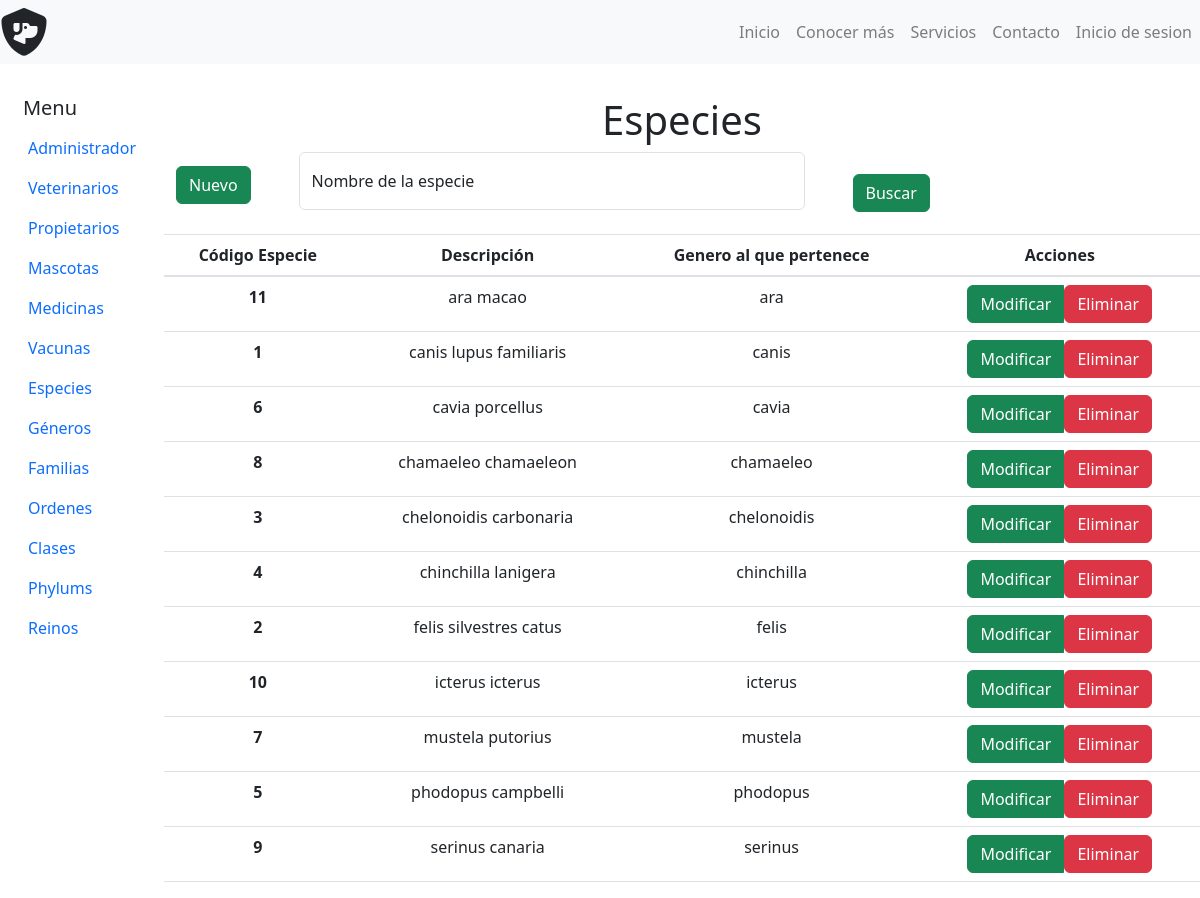
Page /admin_especies.php on the committed database.
### tables this page shows
CREATE TABLE `tbl_especies` (
  `cod_especie` int(10) NOT NULL,
  `descripcion_esp` varchar(50) NOT NULL,
  `cod_genero` int(10) NOT NULL
);

CREATE TABLE `tbl_generos` (
  `cod_genero` int(10) NOT NULL,
  `descripcion_gen` varchar(50) NOT NULL,
  `cod_familia` int(10) NOT NULL
);

### php/datos_taxonomia.php (called while the page is built, shortened)
<?php
	include_once('Connect.php');
	if (isset($taxon_level)) {
		if($taxon_level == 'tbl_especies'){
			$datos_taxonomia_query = 'select a.cod_especie,a.descripcion_esp,b.cod_genero,b.descripcion_gen,c.cod_familia,c.descripcion_fam,d.cod_orden,d.descripcion_ord,e.cod_clase,e.descripcion_cla,f.cod_phylum,f.descripcion_phy,f.cod_reino from tbl_especies as a inner join tbl_generos as b on a.cod_genero = b.cod_genero inner join tbl_familias as c on b.cod_familia = c.cod_familia inner join tbl_ordenes as d on c.cod_orden = d.cod_orden inner join tbl_clases as e on d.cod_clase = e.cod_clase inner join tbl_phylums as f on e.cod_phylum = f.cod_phylum order by a.descripcion_esp';
		}
		$datos_taxonomia = $pdo->prepare($datos_taxonomia_query);
		$datos_taxonomia->execute();
		$resultado_taxonomia = $datos_taxonomia->fetchAll();
	}
 ?>

### admin_especies.php (the view, shortened to what this page needs)
<?php
    $taxon_level = 'tbl_especies';
    include('php/datos_taxonomia.php');
?>
<!DOCTYPE html>
<html lang="en">
    <head>
        <link rel="stylesheet" href="Bootstrap/css/bootstrap.min.css">
    </head>
    <body>
        <?php include('nav-bar.php'); ?>
        <div class="container-fluid mt-5">
            <div class="row text-center mt-5">
                <?php include('nav-bar_admin.php'); ?>
                <section class="col ms-5 mt-5">
                    <h1> Especies</h1>
                   <div class="text-start">
                        <div class="row text-center">
                            <div class="col d-flex align-items-center">
                                <header>
                                    <button type="button" class="btn btn-success mb-3" data-bs-toggle="modal" data-bs-target="#Nueva-Especie"> Nuevo </button>
                                </header>
                                <form class="form-floating ms-5 w-50" id="form_buscar" method="GET" action="">
                                        <input type="text" name="nombre_esp" class="form-control mb-4" id="floatingInput" placeholder="Buscar Administradores">
                                        <label for="floatingInput">Nombre de la especie</label>
                                </form>
                                <button class="btn btn-success ml-5" onclick="document.getElementById('form_buscar').submit();" >Buscar</button>
                            </div>
                               <table class="table">
                                    <thead>
                                    <tr>
                                        <th scope="col">Código Especie</th>
                                        <th scope="col"> Descripción</th>
                                        <th scope="col"> Genero al que pertenece</th>
                                        <th scope="col"> Acciones</th>
                                    </tr>
                                    </thead>
                                    <tbody>
                                    <?php
                                        foreach ($resultado_taxonomia as $data): ?>
                                    <tr>
                                        <th scope="row"><?php echo $data['cod_especie']; ?></th>
                                        <td><?php echo $data['descripcion_esp']; ?></td>
                                        <td><?php echo $data['descripcion_gen']; ?></td>
                                        <td>
                                            <div class="btn-group">
                                                <button class="btn btn-success edit" value="<?php echo $data['cod_especie']; ?>" data-bs-toggle="modal" data-bs-target="#Modificar-Especie<?php echo $data['cod_especie']; ?>"><span>Modificar</span></button>
                                                <a href="php/especie/delete_especie.php?codigo=<?php echo $data['cod_especie']; ?>">
                                                    <button class="btn btn-danger"> Eliminar </button>
                                                </a>
                                            </div>
                                        </td>
                                    </tr>
                                    <?php endforeach ?>
                                    </tbody>
                                </table>
                            </div>
                        </div>
                   </div>
            </div>
    </body>
</html>

### rows in the picture
tbl_especies: cod_especie "11", descripcion_esp "ara macao", cod_genero.descripcion_gen "ara"
tbl_especies: cod_especie "1", descripcion_esp "canis lupus familiaris", cod_genero.descripcion_gen "canis"
tbl_especies: cod_especie "6", descripcion_esp "cavia porcellus", cod_genero.descripcion_gen "cavia"
tbl_especies: cod_especie "8", descripcion_esp "chamaeleo chamaeleon", cod_genero.descripcion_gen "chamaeleo"
tbl_especies: cod_especie "3", descripcion_esp "chelonoidis carbonaria", cod_genero.descripcion_gen "chelonoidis"
tbl_especies: cod_especie "4", descripcion_esp "chinchilla lanigera", cod_genero.descripcion_gen "chinchilla"
tbl_especies: cod_especie "2", descripcion_esp "felis silvestres catus", cod_genero.descripcion_gen "felis"
tbl_especies: cod_especie "10", descripcion_esp "icterus icterus", cod_genero.descripcion_gen "icterus"
tbl_especies: cod_especie "7", descripcion_esp "mustela putorius", cod_genero.descripcion_gen "mustela"
tbl_especies: cod_especie "5", descripcion_esp "phodopus campbelli", cod_genero.descripcion_gen "phodopus"
tbl_especies: cod_especie "9", descripcion_esp "serinus canaria", cod_genero.descripcion_gen "serinus"
